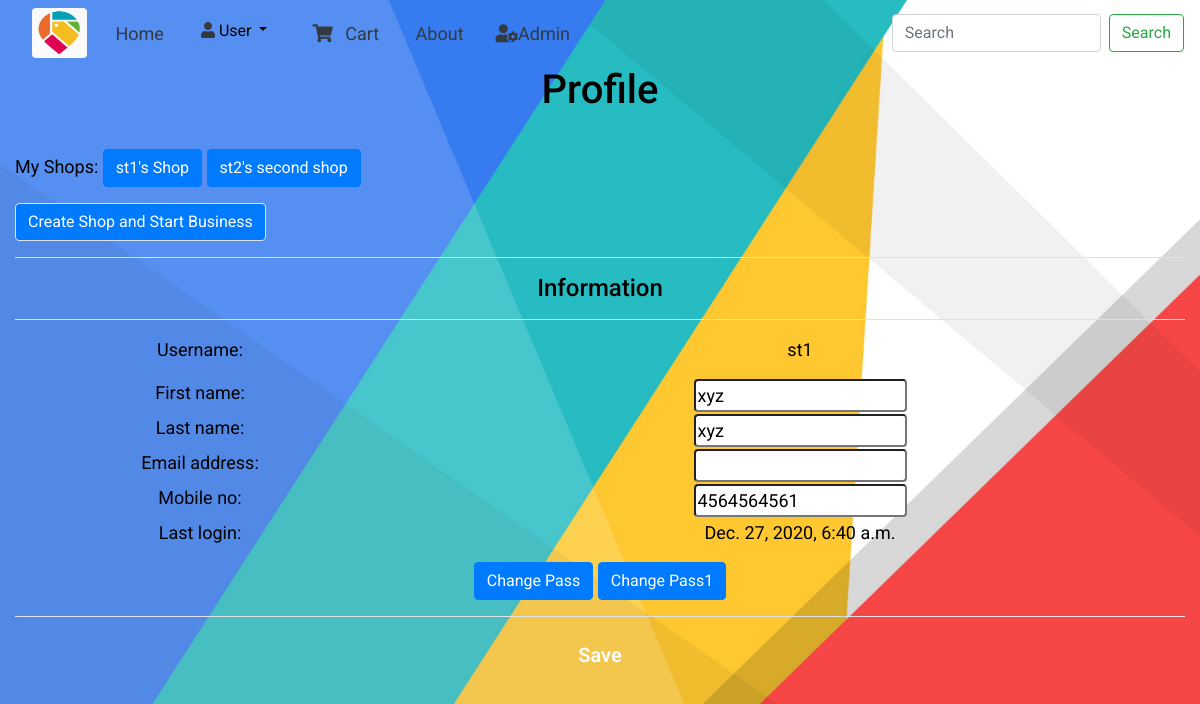
Before: /user/ (signed in) with the older database file.
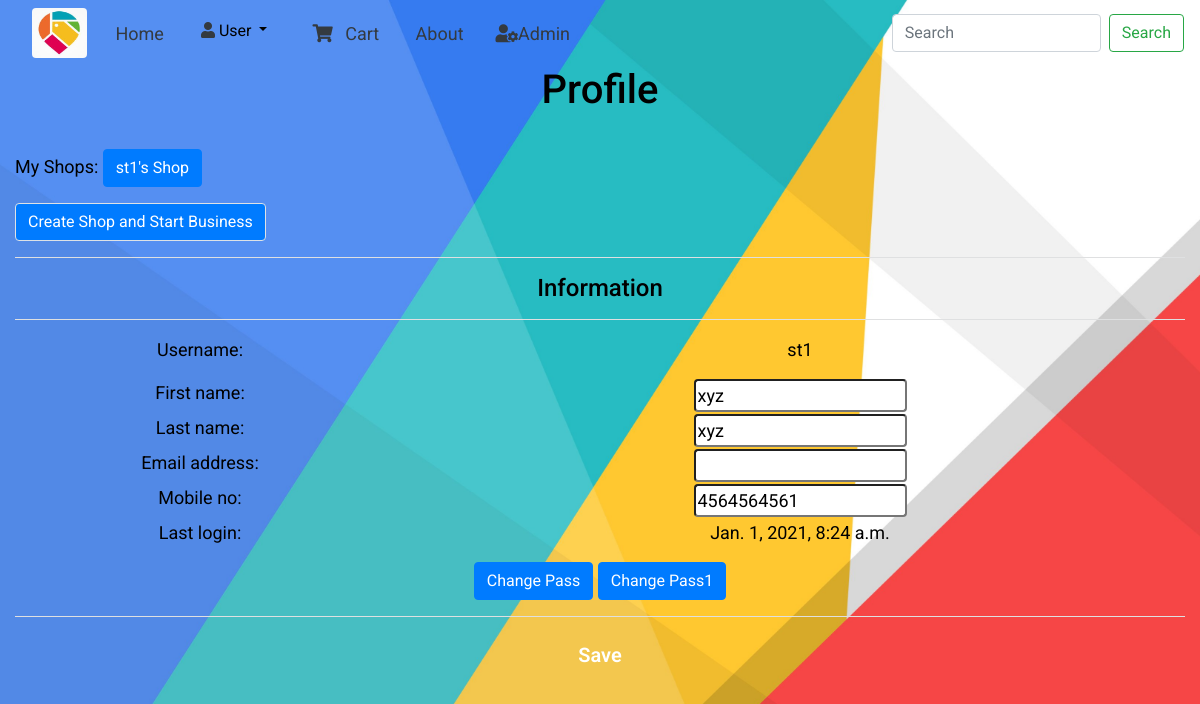
After: the same page with the newer database file.
### product/models.py (models this page shows, shortened)
class Shop(models.Model):
    shop_owner = models.ForeignKey(OWNUSER, on_delete=models.CASCADE)
    shop_address_area = models.ForeignKey(Area, on_delete=models.CASCADE)
    shop_name = models.CharField( max_length=100 , null = True)
    shop_address =models.CharField( max_length= 500 ,null=True )
    shop_image = models.ImageField( null = True ,blank = True,upload_to='shops')#,height_field=hw, width_field=hw)
    shop_contact = models.CharField(max_length=10,null=True)
    shop_open_time = models.TimeField(auto_now=True, auto_now_add=False)
    shop_close_time = models.TimeField(auto_now=True, auto_now_add=False)
    shop_days = models.ManyToManyField(Week)

### appuser/models.py (models this page shows)
class OWNUSER(AbstractUser):
    mobile_no = models.CharField(blank = False, max_length=50)
    birth_date = models.DateField(null=True, blank=True)
    state = models.ForeignKey(State,on_delete=models.CASCADE,null=True)
    city = models.ForeignKey(City,on_delete=models.CASCADE,null=True)
    area = models.ForeignKey(Area,on_delete=models.CASCADE,null=True)
    is_shop_owner = models.BooleanField(default = False)

### appuser/views.py (the view)
# urls.py: path('',Profile,name='Profile'),
def Profile(request):
    if request.user.is_superuser:
        if request.user.is_authenticated:
            users = OWNUSER.objects.all()
            if request.method == 'POST':
                form = AdminProfileForm(request.POST,instance = request.user)
                if form.is_valid():
                    form.save()
                    messages.success(request,"Profile Updated")
            form = AdminProfileForm(instance = request.user)
            shops = Shop.objects.filter(shop_owner =request.user)
            if not shops.exists():
                shops = None
            context={'form':form,'name':request.user , "users":users ,"shops":shops }
            return render(request,'appuser/profile.html',context)
        else:
            return redirect('Login')
    else:
        if request.user.is_authenticated:
            form = ProfileForm(instance = request.user)
            if request.method == 'POST':
                form = ProfileForm(request.POST,instance = request.user)
                if form.is_valid():
                    form.save()
                    messages.success(request,"Profile Updated")
            shops = Shop.objects.filter(shop_owner =request.user)
            if not shops.exists():
                shops = None
            context={'form':form,'name':request.user , "shops":shops }
            return render(request,'appuser/profile.html',context)
        else:
            return redirect('Login')

### appuser/forms.py
class ProfileForm(UserChangeForm):
    password = None
    class Meta:
        model = OWNUSER
        fields = ['username','first_name','last_name','email','mobile_no','last_login']

### templates/appuser/profile.html (shortened to what this page needs)
{% extends "../base.html" %}
{% load static %}
{% load widget_tweaks %}
{% block head %}
    <link rel="stylesheet" href='{% static "css/appuser/profile.css" %}'>
{% endblock head %}
{% block content %}
    <h1 class="text-center">Profile</h1>
    <br>
        {% if user.is_shop_owner %}
            <span>My Shops:</span>
            {% for shop in shops  %}
                <a class="btn btn-primary" href="{% url 'Myshop' shop.id %}">{{shop.shop_name}}</a>
            {% endfor %}
            {% endif %}
        <br>
            <a class="btn btn-primary mt-3 border" href="{% url 'Create_shop' %}">Create Shop and Start Business</a>
        <hr class="bg-light"/>
        <h4 class="text-center">Information</h4>
        <hr class="bg-light"/>
        <form method="POST">
        {% for field in form %}
            <div class="row text-center">
                <div class="col-md-4">
                    {{ field.label_tag }}
                </div>
                <div class="col-md-8 temp form-field">
                    {% if field.label == 'Username' or field.label == 'Last login' or field.label == 'Superuser status' %}
                        <p>{{field.value}}</p>
                    {% elif field.label == 'Date joined' %}
                        {{ field.value }}
                    {% else %}
                    {{ field | add_class:"form-field rounded"}}
                    {% endif %}
                </div>
                    {{ field.errors|striptags }}<br>
            </div>
        {% endfor %}
            <div class="text-center text-info">
                <a href="{% url 'ChangePassword' %}" class="btn btn-primary" >Change Pass</a>
                <a href="{% url 'ChangePassword1' %}" class="btn btn-primary">Change Pass1</a>
            </div>
            <hr class="bg-light" />
            <input type="submit" value="Save" class="btn form-button">
        </form>
{% endblock content %}

Changed rows visible on the page:
removed Shop: shop_name "st2's second shop"
Other visible differences:
new list line: "Last login: Jan. 1, 2021, 8:24 a.m."
list line gone: "Last login: Dec. 27, 2020, 6:40 a.m."
